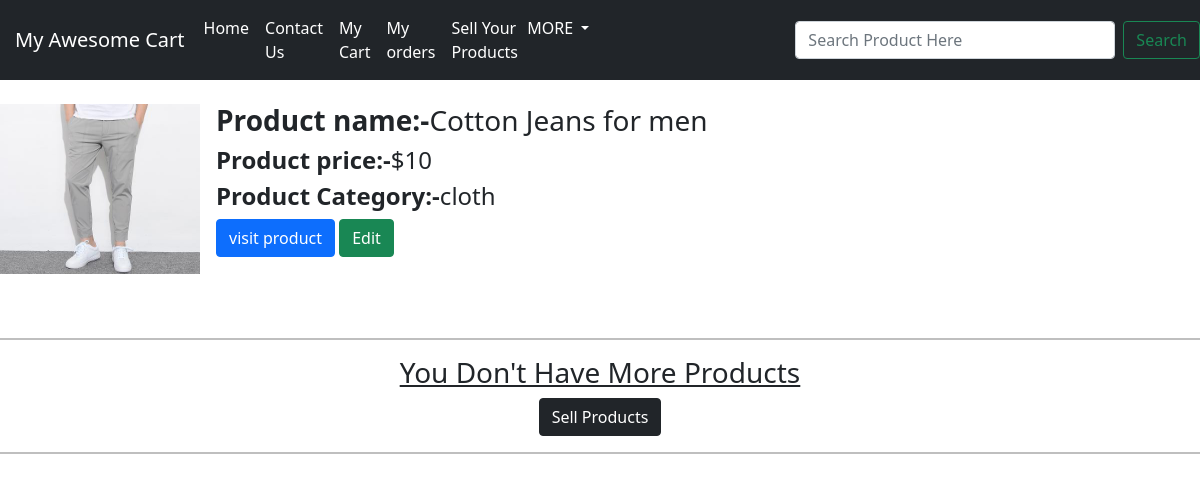
Screenshot of /shop/yourproduct/ (signed in) with the database file from the repository.
### shop/models.py (models this page shows, shortened)
class Product(models.Model):
    product_id=models.AutoField
    product_name=models.CharField(max_length=150)
    category=models.CharField(max_length=30, default="")
    subcategory=models.CharField(max_length=50, default="")
    price=models.CharField(max_length=10, default="0")
    des=models.CharField(max_length=10000)
    admin_id=models.IntegerField(default="")
    image=models.ImageField(upload_to="shop/images")

### shop/views.py (the view)
# urls.py: path('yourproduct/', views.yourproduct,       name="yourproduct"),
def yourproduct(requests):
    product = Product.objects.all()
    context={'product':product}
    return render(requests, 'shop/yourproduct.html',context)

### templates/shop/yourproduct.html (shortened to what this page needs)
{% extends 'shop/basic.html' %}
{%block body%}
{%if user.is_authenticated%}
{% for product in product %}
{% if request.user.id == product.admin_id %}
<br>
<div class="d-flex position-relative">
  <img src="/media/{{product.image}}" class="flex-shrink-0 me-3" alt="...">
  <div>
    <h3 class="mt-0"><b>Product name:-</b>{{product.product_name}}</h3>
    <h4><b>Product price:-</b>${{product.price}}</h4>
    <h4><b>Product Category:-</b>{{product.category}}</h4>
    <a href="/shop/productview/{{product.id}}"><button class="btn btn-primary">visit product</button></a>
    <a href="/shop/edit/{{product.id}}"><button class="btn btn-success">Edit</button></a>
  </div>
</div>
<br>
<br>
{% endif %}
{% endfor %}
<hr style="height:2px;color:black;"></hr>
<center><h3><u>You Don't Have More Products</u></h3>
<a href="/shop/sellproduct"><button class="btn btn-dark">Sell Products</button></a></center>
<hr style="height:2px;color:black;"></hr><br>
{% else %}
<center><h2>Please sign in to see your Selled Products</h2>
<a href="/" class="btn btn-danger">Sign in Here</a></center>
{% endif %}
{%endblock%}

### templates/shop/yourproduct.html (style rules this page uses)
.flex-shrink-0 { width: 200px; height: 170px; }

### rows the page displays
Product: image (picture), product_name "Cotton Jeans for men", price "10", category "cloth"
